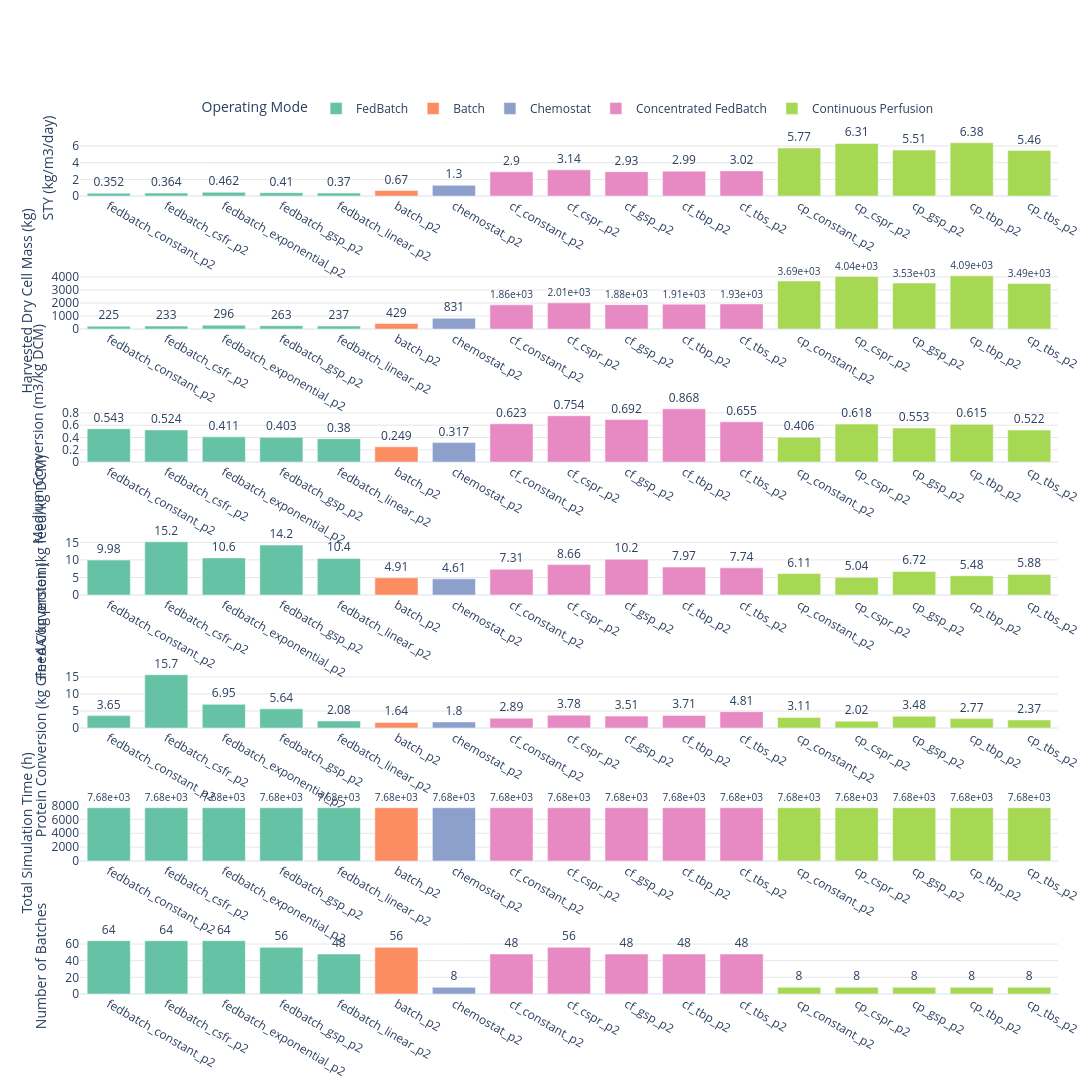

Here is the notebook cell this chart was saved with:
### Code cell
# ── KPI Bar Plots: one subplot per KPI, grouped by mode ───────────────────────
import plotly.graph_objects as go
from plotly.subplots import make_subplots


plot_cols = [c for c in KPI_LABELS_MAIN if c in df_stats.columns]
if not plot_cols:
    raise ValueError("No KPI columns available to plot.")

n_plots = len(plot_cols)
fig = make_subplots(
    rows=n_plots,
    cols=1,
    shared_xaxes=False,
    shared_yaxes=False,
    vertical_spacing=0.09,
 )

for row, col in enumerate(plot_cols, start=1):
    for mode in mode_order:
        sub = plot_data_ordered.loc[plot_data_ordered["mode"] == mode, ["short_label", col]].copy()
        sub[col] = sub[col].astype(float)

        fig.add_trace(
            go.Bar(
                x=sub["short_label"],
                y=sub[col],
                name=mode,
                marker_color=mode_colors[mode],
                text=[f"{v:.3g}" for v in sub[col]],
                textposition="outside",
                cliponaxis=False,
                showlegend=(row == 1),
                hovertemplate=(
                    "<b>%{x}</b><br>"
                    + f"{KPI_LABELS_MAIN[col]}: "
                    + "%{y:.4g}<br>"
                    + f"Mode: {mode}<extra></extra>"
                ),
            ),
            row=row,
            col=1,
        )

    fig.update_xaxes(
        categoryorder="array",
        categoryarray=category_order_vertical,
        row=row,
        col=1,
    )
    fig.update_yaxes(
        title_text=KPI_LABELS_MAIN[col],
        row=row,
        col=1,
        showgrid=True,
        gridcolor="rgba(0,0,0,0.10)",
    )

fig.update_layout(
    height=max(700, 340 * n_plots),
    width=1100,
    barmode="group",
    bargap=0.25,
    legend_title_text="Operating Mode",
    legend=dict(
        orientation="h",
        yanchor="bottom",
        y=1.02,
        xanchor="center",
        x=0.5,
    ),
    margin=dict(l=80, r=20, t=140, b=20),
    template="plotly_white",
)

fig.show()

### Figure 1 — Plotly figure (JSON) as saved in the notebook; plotly's stock layout.template omitted (floating-point values rounded to 4 significant figures)
{"data": [{"cliponaxis": false, "hovertemplate": "<b>%{x}</b><br>STY (kg/m3/day): %{y:.4g}<br>Mode: FedBatch<extra></extra>", "marker": {"color": "rgb(102,194,165)"}, "name": "FedBatch", "showlegend": true, "text": ["0.352", "0.364", "0.462", "0.41", "0.37"], "textposition": "outside", "type": "bar", "x": ["fedbatch_constant_p2", "fedbatch_csfr_p2", "fedbatch_exponential_p2", "fedbatch_gsp_p2", "fedbatch_linear_p2"], "xaxis": "x", "y": [0.3515, 0.3645, 0.4623, 0.4103, 0.3699], "yaxis": "y"}, {"cliponaxis": false, "hovertemplate": "<b>%{x}</b><br>STY (kg/m3/day): %{y:.4g}<br>Mode: Batch<extra></extra>", "marker": {"color": "rgb(252,141,98)"}, "name": "Batch", "showlegend": true, "text": ["0.67"], "textposition": "outside", "type": "bar", "x": ["batch_p2"], "xaxis": "x", "y": [0.6702], "yaxis": "y"}, {"cliponaxis": false, "hovertemplate": "<b>%{x}</b><br>STY (kg/m3/day): %{y:.4g}<br>Mode: Chemostat<extra></extra>", "marker": {"color": "rgb(141,160,203)"}, "name": "Chemostat", "showlegend": true, "text": ["1.3"], "textposition": "outside", "type": "bar", "x": ["chemostat_p2"], "xaxis": "x", "y": [1.299], "yaxis": "y"}, {"cliponaxis": false, "hovertemplate": "<b>%{x}</b><br>STY (kg/m3/day): %{y:.4g}<br>Mode: Concentrated FedBatch<extra></extra>", "marker": {"color": "rgb(231,138,195)"}, "name": "Concentrated FedBatch", "showlegend": true, "text": ["2.9", "3.14", "2.93", "2.99", "3.02"], "textposition": "outside", "type": "bar", "x": ["cf_constant_p2", "cf_cspr_p2", "cf_gsp_p2", "cf_tbp_p2", "cf_tbs_p2"], "xaxis": "x", "y": [2.904, 3.143, 2.93, 2.989, 3.017], "yaxis": "y"}, {"cliponaxis": false, "hovertemplate": "<b>%{x}</b><br>STY (kg/m3/day): %{y:.4g}<br>Mode: Continuous Perfusion<extra></extra>", "marker": {"color": "rgb(166,216,84)"}, "name": "Continuous Perfusion", "showlegend": true, "text": ["5.77", "6.31", "5.51", "6.38", "5.46"], "textposition": "outside", "type": "bar", "x": ["cp_constant_p2", "cp_cspr_p2", "cp_gsp_p2", "cp_tbp_p2", "cp_tbs_p2"], "xaxis": "x", "y": [5.765, 6.306, 5.513, 6.384, 5.457], "yaxis": "y"}, {"cliponaxis": false, "hovertemplate": "<b>%{x}</b><br>Harvested Dry Cell Mass (kg): %{y:.4g}<br>Mode: FedBatch<extra></extra>", "marker": {"color": "rgb(102,194,165)"}, "name": "FedBatch", "showlegend": false, "text": ["225", "233", "296", "263", "237"], "textposition": "outside", "type": "bar", "x": ["fedbatch_constant_p2", "fedbatch_csfr_p2", "fedbatch_exponential_p2", "fedbatch_gsp_p2", "fedbatch_linear_p2"], "xaxis": "x2", "y": [225.0, 233.3, 295.9, 262.6, 236.8], "yaxis": "y2"}, {"cliponaxis": false, "hovertemplate": "<b>%{x}</b><br>Harvested Dry Cell Mass (kg): %{y:.4g}<br>Mode: Batch<extra></extra>", "marker": {"color": "rgb(252,141,98)"}, "name": "Batch", "showlegend": false, "text": ["429"], "textposition": "outside", "type": "bar", "x": ["batch_p2"], "xaxis": "x2", "y": [428.9], "yaxis": "y2"}, {"cliponaxis": false, "hovertemplate": "<b>%{x}</b><br>Harvested Dry Cell Mass (kg): %{y:.4g}<br>Mode: Chemostat<extra></extra>", "marker": {"color": "rgb(141,160,203)"}, "name": "Chemostat", "showlegend": false, "text": ["831"], "textposition": "outside", "type": "bar", "x": ["chemostat_p2"], "xaxis": "x2", "y": [831.3], "yaxis": "y2"}, {"cliponaxis": false, "hovertemplate": "<b>%{x}</b><br>Harvested Dry Cell Mass (kg): %{y:.4g}<br>Mode: Concentrated FedBatch<extra></extra>", "marker": {"color": "rgb(231,138,195)"}, "name": "Concentrated FedBatch", "showlegend": false, "text": ["1.86e+03", "2.01e+03", "1.88e+03", "1.91e+03", "1.93e+03"], "textposition": "outside", "type": "bar", "x": ["cf_constant_p2", "cf_cspr_p2", "cf_gsp_p2", "cf_tbp_p2", "cf_tbs_p2"], "xaxis": "x2", "y": [1859.0, 2011.0, 1875.0, 1913.0, 1931.0], "yaxis": "y2"}, {"cliponaxis": false, "hovertemplate": "<b>%{x}</b><br>Harvested Dry Cell Mass (kg): %{y:.4g}<br>Mode: Continuous Perfusion<extra></extra>", "marker": {"color": "rgb(166,216,84)"}, "name": "Continuous Perfusion", "showlegend": false, "text": ["3.69e+03", "4.04e+03", "3.53e+03", "4.09e+03", "3.49e+03"], "textposition": "outside", "type": "bar", "x": ["cp_constant_p2", "cp_cspr_p2", "cp_gsp_p2", "cp_tbp_p2", "cp_tbs_p2"], "xaxis": "x2", "y": [3690.0, 4036.0, 3529.0, 4086.0, 3493.0], "yaxis": "y2"}, {"cliponaxis": false, "hovertemplate": "<b>%{x}</b><br>Medium Conversion (m3/kg DCM): %{y:.4g}<br>Mode: FedBatch<extra></extra>", "marker": {"color": "rgb(102,194,165)"}, "name": "FedBatch", "showlegend": false, "text": ["0.543", "0.524", "0.411", "0.403", "0.38"], "textposition": "outside", "type": "bar", "x": ["fedbatch_constant_p2", "fedbatch_csfr_p2", "fedbatch_exponential_p2", "fedbatch_gsp_p2", "fedbatch_linear_p2"], "xaxis": "x3", "y": [0.5425, 0.5239, 0.4111, 0.4027, 0.3803], "yaxis": "y3"}, {"cliponaxis": false, "hovertemplate": "<b>%{x}</b><br>Medium Conversion (m3/kg DCM): %{y:.4g}<br>Mode: Batch<extra></extra>", "marker": {"color": "rgb(252,141,98)"}, "name": "Batch", "showlegend": false, "text": ["0.249"], "textposition": "outside", "type": "bar", "x": ["batch_p2"], "xaxis": "x3", "y": [0.2491], "yaxis": "y3"}, {"cliponaxis": false, "hovertemplate": "<b>%{x}</b><br>Medium Conversion (m3/kg DCM): %{y:.4g}<br>Mode: Chemostat<extra></extra>", "marker": {"color": "rgb(141,160,203)"}, "name": "Chemostat", "showlegend": false, "text": ["0.317"], "textposition": "outside", "type": "bar", "x": ["chemostat_p2"], "xaxis": "x3", "y": [0.3173], "yaxis": "y3"}, {"cliponaxis": false, "hovertemplate": "<b>%{x}</b><br>Medium Conversion (m3/kg DCM): %{y:.4g}<br>Mode: Concentrated FedBatch<extra></extra>", "marker": {"color": "rgb(231,138,195)"}, "name": "Concentrated FedBatch", "showlegend": false, "text": ["0.623", "0.754", "0.692", "0.868", "0.655"], "textposition": "outside", "type": "bar", "x": ["cf_constant_p2", "cf_cspr_p2", "cf_gsp_p2", "cf_tbp_p2", "cf_tbs_p2"], "xaxis": "x3", "y": [0.6234, 0.7536, 0.6921, 0.8676, 0.6549], "yaxis": "y3"}, {"cliponaxis": false, "hovertemplate": "<b>%{x}</b><br>Medium Conversion (m3/kg DCM): %{y:.4g}<br>Mode: Continuous Perfusion<extra></extra>", "marker": {"color": "rgb(166,216,84)"}, "name": "Continuous Perfusion", "showlegend": false, "text": ["0.406", "0.618", "0.553", "0.615", "0.522"], "textposition": "outside", "type": "bar", "x": ["cp_constant_p2", "cp_cspr_p2", "cp_gsp_p2", "cp_tbp_p2", "cp_tbs_p2"], "xaxis": "x3", "y": [0.4056, 0.6179, 0.5532, 0.6147, 0.5215], "yaxis": "y3"}, {"cliponaxis": false, "hovertemplate": "<b>%{x}</b><br>Feed Conversion (kg feed/kg DCM): %{y:.4g}<br>Mode: FedBatch<extra></extra>", "marker": {"color": "rgb(102,194,165)"}, "name": "FedBatch", "showlegend": false, "text": ["9.98", "15.2", "10.6", "14.2", "10.4"], "textposition": "outside", "type": "bar", "x": ["fedbatch_constant_p2", "fedbatch_csfr_p2", "fedbatch_exponential_p2", "fedbatch_gsp_p2", "fedbatch_linear_p2"], "xaxis": "x4", "y": [9.976, 15.16, 10.57, 14.22, 10.42], "yaxis": "y4"}, {"cliponaxis": false, "hovertemplate": "<b>%{x}</b><br>Feed Conversion (kg feed/kg DCM): %{y:.4g}<br>Mode: Batch<extra></extra>", "marker": {"color": "rgb(252,141,98)"}, "name": "Batch", "showlegend": false, "text": ["4.91"], "textposition": "outside", "type": "bar", "x": ["batch_p2"], "xaxis": "x4", "y": [4.915], "yaxis": "y4"}, {"cliponaxis": false, "hovertemplate": "<b>%{x}</b><br>Feed Conversion (kg feed/kg DCM): %{y:.4g}<br>Mode: Chemostat<extra></extra>", "marker": {"color": "rgb(141,160,203)"}, "name": "Chemostat", "showlegend": false, "text": ["4.61"], "textposition": "outside", "type": "bar", "x": ["chemostat_p2"], "xaxis": "x4", "y": [4.612], "yaxis": "y4"}, {"cliponaxis": false, "hovertemplate": "<b>%{x}</b><br>Feed Conversion (kg feed/kg DCM): %{y:.4g}<br>Mode: Concentrated FedBatch<extra></extra>", "marker": {"color": "rgb(231,138,195)"}, "name": "Concentrated FedBatch", "showlegend": false, "text": ["7.31", "8.66", "10.2", "7.97", "7.74"], "textposition": "outside", "type": "bar", "x": ["cf_constant_p2", "cf_cspr_p2", "cf_gsp_p2", "cf_tbp_p2", "cf_tbs_p2"], "xaxis": "x4", "y": [7.31, 8.663, 10.17, 7.975, 7.739], "yaxis": "y4"}, {"cliponaxis": false, "hovertemplate": "<b>%{x}</b><br>Feed Conversion (kg feed/kg DCM): %{y:.4g}<br>Mode: Continuous Perfusion<extra></extra>", "marker": {"color": "rgb(166,216,84)"}, "name": "Continuous Perfusion", "showlegend": false, "text": ["6.11", "5.04", "6.72", "5.48", "5.88"], "textposition": "outside", "type": "bar", "x": ["cp_constant_p2", "cp_cspr_p2", "cp_gsp_p2", "cp_tbp_p2", "cp_tbs_p2"], "xaxis": "x4", "y": [6.114, 5.038, 6.725, 5.484, 5.882], "yaxis": "y4"}, {"cliponaxis": false, "hovertemplate": "<b>%{x}</b><br>Protein Conversion (kg Gln+AA/kg protein): %{y:.4g}<br>Mode: FedBatch<extra></extra>", "marker": {"color": "rgb(102,194,165)"}, "name": "FedBatch", "showlegend": false, "text": ["3.65", "15.7", "6.95", "5.64", "2.08"], "textposition": "outside", "type": "bar", "x": ["fedbatch_constant_p2", "fedbatch_csfr_p2", "fedbatch_exponential_p2", "fedbatch_gsp_p2", "fedbatch_linear_p2"], "xaxis": "x5", "y": [3.646, 15.65, 6.955, 5.639, 2.084], "yaxis": "y5"}, {"cliponaxis": false, "hovertemplate": "<b>%{x}</b><br>Protein Conversion (kg Gln+AA/kg protein): %{y:.4g}<br>Mode: Batch<extra></extra>", "marker": {"color": "rgb(252,141,98)"}, "name": "Batch", "showlegend": false, "text": ["1.64"], "textposition": "outside", "type": "bar", "x": ["batch_p2"], "xaxis": "x5", "y": [1.645], "yaxis": "y5"}, {"cliponaxis": false, "hovertemplate": "<b>%{x}</b><br>Protein Conversion (kg Gln+AA/kg protein): %{y:.4g}<br>Mode: Chemostat<extra></extra>", "marker": {"color": "rgb(141,160,203)"}, "name": "Chemostat", "showlegend": false, "text": ["1.8"], "textposition": "outside", "type": "bar", "x": ["chemostat_p2"], "xaxis": "x5", "y": [1.804], "yaxis": "y5"}, {"cliponaxis": false, "hovertemplate": "<b>%{x}</b><br>Protein Conversion (kg Gln+AA/kg protein): %{y:.4g}<br>Mode: Concentrated FedBatch<extra></extra>", "marker": {"color": "rgb(231,138,195)"}, "name": "Concentrated FedBatch", "showlegend": false, "text": ["2.89", "3.78", "3.51", "3.71", "4.81"], "textposition": "outside", "type": "bar", "x": ["cf_constant_p2", "cf_cspr_p2", "cf_gsp_p2", "cf_tbp_p2", "cf_tbs_p2"], "xaxis": "x5", "y": [2.888, 3.784, 3.511, 3.71, 4.807], "yaxis": "y5"}, {"cliponaxis": false, "hovertemplate": "<b>%{x}</b><br>Protein Conversion (kg Gln+AA/kg protein): %{y:.4g}<br>Mode: Continuous Perfusion<extra></extra>", "marker": {"color": "rgb(166,216,84)"}, "name": "Continuous Perfusion", "showlegend": false, "text": ["3.11", "2.02", "3.48", "2.77", "2.37"], "textposition": "outside", "type": "bar", "x": ["cp_constant_p2", "cp_cspr_p2", "cp_gsp_p2", "cp_tbp_p2", "cp_tbs_p2"], "xaxis": "x5", "y": [3.114, 2.022, 3.478, 2.768, 2.369], "yaxis": "y5"}, {"cliponaxis": false, "hovertemplate": "<b>%{x}</b><br>Total Simulation Time (h): %{y:.4g}<br>Mode: FedBatch<extra></extra>", "marker": {"color": "rgb(102,194,165)"}, "name": "FedBatch", "showlegend": false, "text": ["7.68e+03", "7.68e+03", "7.68e+03", "7.68e+03", "7.68e+03"], "textposition": "outside", "type": "bar", "x": ["fedbatch_constant_p2", "fedbatch_csfr_p2", "fedbatch_exponential_p2", "fedbatch_gsp_p2", "fedbatch_linear_p2"], "xaxis": "x6", "y": [7680.0, 7680.0, 7680.0, 7680.0, 7680.0], "yaxis": "y6"}, {"cliponaxis": false, "hovertemplate": "<b>%{x}</b><br>Total Simulation Time (h): %{y:.4g}<br>Mode: Batch<extra></extra>", "marker": {"color": "rgb(252,141,98)"}, "name": "Batch", "showlegend": false, "text": ["7.68e+03"], "textposition": "outside", "type": "bar", "x": ["batch_p2"], "xaxis": "x6", "y": [7680.0], "yaxis": "y6"}, {"cliponaxis": false, "hovertemplate": "<b>%{x}</b><br>Total Simulation Time (h): %{y:.4g}<br>Mode: Chemostat<extra></extra>", "marker": {"color": "rgb(141,160,203)"}, "name": "Chemostat", "showlegend": false, "text": ["7.68e+03"], "textposition": "outside", "type": "bar", "x": ["chemostat_p2"], "xaxis": "x6", "y": [7680.0], "yaxis": "y6"}, {"cliponaxis": false, "hovertemplate": "<b>%{x}</b><br>Total Simulation Time (h): %{y:.4g}<br>Mode: Concentrated FedBatch<extra></extra>", "marker": {"color": "rgb(231,138,195)"}, "name": "Concentrated FedBatch", "showlegend": false, "text": ["7.68e+03", "7.68e+03", "7.68e+03", "7.68e+03", "7.68e+03"], "textposition": "outside", "type": "bar", "x": ["cf_constant_p2", "cf_cspr_p2", "cf_gsp_p2", "cf_tbp_p2", "cf_tbs_p2"], "xaxis": "x6", "y": [7680.0, 7680.0, 7680.0, 7680.0, 7680.0], "yaxis": "y6"}, {"cliponaxis": false, "hovertemplate": "<b>%{x}</b><br>Total Simulation Time (h): %{y:.4g}<br>Mode: Continuous Perfusion<extra></extra>", "marker": {"color": "rgb(166,216,84)"}, "name": "Continuous Perfusion", "showlegend": false, "text": ["7.68e+03", "7.68e+03", "7.68e+03", "7.68e+03", "7.68e+03"], "textposition": "outside", "type": "bar", "x": ["cp_constant_p2", "cp_cspr_p2", "cp_gsp_p2", "cp_tbp_p2", "cp_tbs_p2"], "xaxis": "x6", "y": [7680.0, 7680.0, 7680.0, 7680.0, 7680.0], "yaxis": "y6"}, {"cliponaxis": false, "hovertemplate": "<b>%{x}</b><br>Number of Batches: %{y:.4g}<br>Mode: FedBatch<extra></extra>", "marker": {"color": "rgb(102,194,165)"}, "name": "FedBatch", "showlegend": false, "text": ["64", "64", "64", "56", "48"], "textposition": "outside", "type": "bar", "x": ["fedbatch_constant_p2", "fedbatch_csfr_p2", "fedbatch_exponential_p2", "fedbatch_gsp_p2", "fedbatch_linear_p2"], "xaxis": "x7", "y": [64.0, 64.0, 64.0, 56.0, 48.0], "yaxis": "y7"}, {"cliponaxis": false, "hovertemplate": "<b>%{x}</b><br>Number of Batches: %{y:.4g}<br>Mode: Batch<extra></extra>", "marker": {"color": "rgb(252,141,98)"}, "name": "Batch", "showlegend": false, "text": ["56"], "textposition": "outside", "type": "bar", "x": ["batch_p2"], "xaxis": "x7", "y": [56.0], "yaxis": "y7"}, {"cliponaxis": false, "hovertemplate": "<b>%{x}</b><br>Number of Batches: %{y:.4g}<br>Mode: Chemostat<extra></extra>", "marker": {"color": "rgb(141,160,203)"}, "name": "Chemostat", "showlegend": false, "text": ["8"], "textposition": "outside", "type": "bar", "x": ["chemostat_p2"], "xaxis": "x7", "y": [8.0], "yaxis": "y7"}, {"cliponaxis": false, "hovertemplate": "<b>%{x}</b><br>Number of Batches: %{y:.4g}<br>Mode: Concentrated FedBatch<extra></extra>", "marker": {"color": "rgb(231,138,195)"}, "name": "Concentrated FedBatch", "showlegend": false, "text": ["48", "56", "48", "48", "48"], "textposition": "outside", "type": "bar", "x": ["cf_constant_p2", "cf_cspr_p2", "cf_gsp_p2", "cf_tbp_p2", "cf_tbs_p2"], "xaxis": "x7", "y": [48.0, 56.0, 48.0, 48.0, 48.0], "yaxis": "y7"}, {"cliponaxis": false, "hovertemplate": "<b>%{x}</b><br>Number of Batches: %{y:.4g}<br>Mode: Continuous Perfusion<extra></extra>", "marker": {"color": "rgb(166,216,84)"}, "name": "Continuous Perfusion", "showlegend": false, "text": ["8", "8", "8", "8", "8"], "textposition": "outside", "type": "bar", "x": ["cp_constant_p2", "cp_cspr_p2", "cp_gsp_p2", "cp_tbp_p2", "cp_tbs_p2"], "xaxis": "x7", "y": [8.0, 8.0, 8.0, 8.0, 8.0], "yaxis": "y7"}], "layout": {"bargap": 0.25, "barmode": "group", "height": 2380, "legend": {"orientation": "h", "title": {"text": "Operating Mode"}, "x": 0.5, "xanchor": "center", "y": 1.02, "yanchor": "bottom"}, "margin": {"b": 20, "l": 80, "r": 20, "t": 140}, "width": 1100, "xaxis": {"anchor": "y", "categoryarray": ["fedbatch_constant_p2", "fedbatch_csfr_p2", "fedbatch_exponential_p2", "fedbatch_gsp_p2", "fedbatch_linear_p2", "batch_p2", "chemostat_p2", "cf_constant_p2", "cf_cspr_p2", "cf_gsp_p2", "cf_tbp_p2", "cf_tbs_p2", "cp_constant_p2", "cp_cspr_p2", "cp_gsp_p2", "cp_tbp_p2", "cp_tbs_p2"], "categoryorder": "array", "domain": [0, 1]}, "xaxis2": {"anchor": "y2", "categoryarray": ["fedbatch_constant_p2", "fedbatch_csfr_p2", "fedbatch_exponential_p2", "fedbatch_gsp_p2", "fedbatch_linear_p2", "batch_p2", "chemostat_p2", "cf_constant_p2", "cf_cspr_p2", "cf_gsp_p2", "cf_tbp_p2", "cf_tbs_p2", "cp_constant_p2", "cp_cspr_p2", "cp_gsp_p2", "cp_tbp_p2", "cp_tbs_p2"], "categoryorder": "array", "domain": [0, 1]}, "xaxis3": {"anchor": "y3", "categoryarray": ["fedbatch_constant_p2", "fedbatch_csfr_p2", "fedbatch_exponential_p2", "fedbatch_gsp_p2", "fedbatch_linear_p2", "batch_p2", "chemostat_p2", "cf_constant_p2", "cf_cspr_p2", "cf_gsp_p2", "cf_tbp_p2", "cf_tbs_p2", "cp_constant_p2", "cp_cspr_p2", "cp_gsp_p2", "cp_tbp_p2", "cp_tbs_p2"], "categoryorder": "array", "domain": [0, 1]}, "xaxis4": {"anchor": "y4", "categoryarray": ["fedbatch_constant_p2", "fedbatch_csfr_p2", "fedbatch_exponential_p2", "fedbatch_gsp_p2", "fedbatch_linear_p2", "batch_p2", "chemostat_p2", "cf_constant_p2", "cf_cspr_p2", "cf_gsp_p2", "cf_tbp_p2", "cf_tbs_p2", "cp_constant_p2", "cp_cspr_p2", "cp_gsp_p2", "cp_tbp_p2", "cp_tbs_p2"], "categoryorder": "array", "domain": [0, 1]}, "xaxis5": {"anchor": "y5", "categoryarray": ["fedbatch_constant_p2", "fedbatch_csfr_p2", "fedbatch_exponential_p2", "fedbatch_gsp_p2", "fedbatch_linear_p2", "batch_p2", "chemostat_p2", "cf_constant_p2", "cf_cspr_p2", "cf_gsp_p2", "cf_tbp_p2", "cf_tbs_p2", "cp_constant_p2", "cp_cspr_p2", "cp_gsp_p2", "cp_tbp_p2", "cp_tbs_p2"], "categoryorder": "array", "domain": [0, 1]}, "xaxis6": {"anchor": "y6", "categoryarray": ["fedbatch_constant_p2", "fedbatch_csfr_p2", "fedbatch_exponential_p2", "fedbatch_gsp_p2", "fedbatch_linear_p2", "batch_p2", "chemostat_p2", "cf_constant_p2", "cf_cspr_p2", "cf_gsp_p2", "cf_tbp_p2", "cf_tbs_p2", "cp_constant_p2", "cp_cspr_p2", "cp_gsp_p2", "cp_tbp_p2", "cp_tbs_p2"], "categoryorder": "array", "domain": [0, 1]}, "xaxis7": {"anchor": "y7", "categoryarray": ["fedbatch_constant_p2", "fedbatch_csfr_p2", "fedbatch_exponential_p2", "fedbatch_gsp_p2", "fedbatch_linear_p2", "batch_p2", "chemostat_p2", "cf_constant_p2", "cf_cspr_p2", "cf_gsp_p2", "cf_tbp_p2", "cf_tbs_p2", "cp_constant_p2", "cp_cspr_p2", "cp_gsp_p2", "cp_tbp_p2", "cp_tbs_p2"], "categoryorder": "array", "domain": [0, 1]}, "yaxis": {"anchor": "x", "domain": [0.9343, 1], "gridcolor": "rgba(0,0,0,0.10)", "showgrid": true, "title": {"text": "STY (kg/m3/day)"}}, "yaxis2": {"anchor": "x2", "domain": [0.7786, 0.8443], "gridcolor": "rgba(0,0,0,0.10)", "showgrid": true, "title": {"text": "Harvested Dry Cell Mass (kg)"}}, "yaxis3": {"anchor": "x3", "domain": [0.6229, 0.6886], "gridcolor": "rgba(0,0,0,0.10)", "showgrid": true, "title": {"text": "Medium Conversion (m3/kg DCM)"}}, "yaxis4": {"anchor": "x4", "domain": [0.4671, 0.5329], "gridcolor": "rgba(0,0,0,0.10)", "showgrid": true, "title": {"text": "Feed Conversion (kg feed/kg DCM)"}}, "yaxis5": {"anchor": "x5", "domain": [0.3114, 0.3771], "gridcolor": "rgba(0,0,0,0.10)", "showgrid": true, "title": {"text": "Protein Conversion (kg Gln+AA/kg protein)"}}, "yaxis6": {"anchor": "x6", "domain": [0.1557, 0.2214], "gridcolor": "rgba(0,0,0,0.10)", "showgrid": true, "title": {"text": "Total Simulation Time (h)"}}, "yaxis7": {"anchor": "x7", "domain": [0, 0.06571], "gridcolor": "rgba(0,0,0,0.10)", "showgrid": true, "title": {"text": "Number of Batches"}}}}
